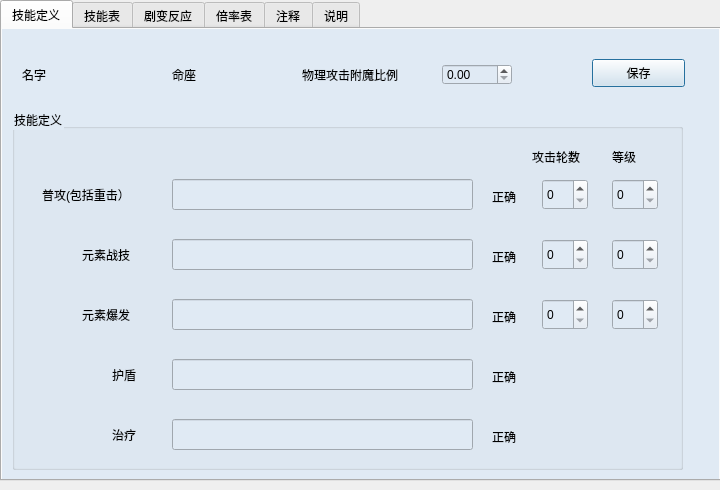
<?xml version="1.0" encoding="UTF-8"?>
<ui version="4.0">
 <class>Dialog</class>
 <widget class="QDialog" name="Dialog">
  <property name="geometry">
   <rect>
    <x>0</x>
    <y>0</y>
    <width>720</width>
    <height>490</height>
   </rect>
  </property>
  <property name="minimumSize">
   <size>
    <width>720</width>
    <height>490</height>
   </size>
  </property>
  <property name="maximumSize">
   <size>
    <width>720</width>
    <height>490</height>
   </size>
  </property>
  <property name="font">
   <font>
    <family>汉仪文黑-85W</family>
   </font>
  </property>
  <property name="windowTitle">
   <string>Dialog</string>
  </property>
  <widget class="QTabWidget" name="tabs">
   <property name="geometry">
    <rect>
     <x>0</x>
     <y>0</y>
     <width>721</width>
     <height>481</height>
    </rect>
   </property>
   <property name="styleSheet">
    <string notr="true">

font: 9pt ;
</string>
   </property>
   <property name="currentIndex">
    <number>0</number>
   </property>
   <widget class="QWidget" name="tab">
    <property name="styleSheet">
     <string notr="true">QWidget{
background-color: rgb(224, 234, 244);
}
QLabel{
background-color: transparent;
}
</string>
    </property>
    <attribute name="title">
     <string>技能定义</string>
    </attribute>
    <widget class="QLabel" name="lb_c">
     <property name="geometry">
      <rect>
       <x>170</x>
       <y>20</y>
       <width>131</width>
       <height>51</height>
      </rect>
     </property>
     <property name="text">
      <string>命座</string>
     </property>
    </widget>
    <widget class="QDoubleSpinBox" name="dsb_enchant">
     <property name="geometry">
      <rect>
       <x>440</x>
       <y>35</y>
       <width>70</width>
       <height>21</height>
      </rect>
     </property>
     <property name="maximum">
      <double>1.000000000000000</double>
     </property>
     <property name="singleStep">
      <double>0.100000000000000</double>
     </property>
    </widget>
    <widget class="QLabel" name="label_5">
     <property name="geometry">
      <rect>
       <x>300</x>
       <y>30</y>
       <width>131</width>
       <height>31</height>
      </rect>
     </property>
     <property name="text">
      <string>物理攻击附魔比例</string>
     </property>
    </widget>
    <widget class="QGroupBox" name="groupBox_2">
     <property name="geometry">
      <rect>
       <x>10</x>
       <y>80</y>
       <width>671</width>
       <height>361</height>
      </rect>
     </property>
     <property name="title">
      <string>技能定义</string>
     </property>
     <widget class="QLineEdit" name="le_a">
      <property name="geometry">
       <rect>
        <x>160</x>
        <y>70</y>
        <width>301</width>
        <height>31</height>
       </rect>
      </property>
     </widget>
     <widget class="QLabel" name="lb_status_q">
      <property name="geometry">
       <rect>
        <x>480</x>
        <y>200</y>
        <width>72</width>
        <height>15</height>
       </rect>
      </property>
      <property name="text">
       <string>正确</string>
      </property>
     </widget>
     <widget class="QLabel" name="lb_status_e">
      <property name="geometry">
       <rect>
        <x>480</x>
        <y>140</y>
        <width>72</width>
        <height>15</height>
       </rect>
      </property>
      <property name="text">
       <string>正确</string>
      </property>
     </widget>
     <widget class="QLineEdit" name="le_e">
      <property name="geometry">
       <rect>
        <x>160</x>
        <y>130</y>
        <width>301</width>
        <height>31</height>
       </rect>
      </property>
     </widget>
     <widget class="QLineEdit" name="le_q">
      <property name="geometry">
       <rect>
        <x>160</x>
        <y>190</y>
        <width>301</width>
        <height>31</height>
       </rect>
      </property>
     </widget>
     <widget class="QLabel" name="lb_status_a">
      <property name="geometry">
       <rect>
        <x>480</x>
        <y>80</y>
        <width>72</width>
        <height>15</height>
       </rect>
      </property>
      <property name="text">
       <string>正确</string>
      </property>
     </widget>
     <widget class="QSpinBox" name="sb_rnd_q">
      <property name="geometry">
       <rect>
        <x>530</x>
        <y>190</y>
        <width>46</width>
        <height>31</height>
       </rect>
      </property>
     </widget>
     <widget class="QSpinBox" name="sb_rnd_a">
      <property name="geometry">
       <rect>
        <x>530</x>
        <y>70</y>
        <width>46</width>
        <height>31</height>
       </rect>
      </property>
     </widget>
     <widget class="QSpinBox" name="sb_rnd_e">
      <property name="geometry">
       <rect>
        <x>530</x>
        <y>130</y>
        <width>46</width>
        <height>31</height>
       </rect>
      </property>
     </widget>
     <widget class="QLabel" name="label">
      <property name="geometry">
       <rect>
        <x>30</x>
        <y>70</y>
        <width>111</width>
        <height>31</height>
       </rect>
      </property>
      <property name="text">
       <string>普攻(包括重击）</string>
      </property>
     </widget>
     <widget class="QLabel" name="label_2">
      <property name="geometry">
       <rect>
        <x>70</x>
        <y>130</y>
        <width>111</width>
        <height>31</height>
       </rect>
      </property>
      <property name="text">
       <string>元素战技</string>
      </property>
     </widget>
     <widget class="QLabel" name="label_3">
      <property name="geometry">
       <rect>
        <x>70</x>
        <y>190</y>
        <width>111</width>
        <height>31</height>
       </rect>
      </property>
      <property name="text">
       <string>元素爆发</string>
      </property>
     </widget>
     <widget class="QLabel" name="label_4">
      <property name="geometry">
       <rect>
        <x>520</x>
        <y>40</y>
        <width>72</width>
        <height>15</height>
       </rect>
      </property>
      <property name="text">
       <string>攻击轮数</string>
      </property>
     </widget>
     <widget class="QLabel" name="label_6">
      <property name="geometry">
       <rect>
        <x>100</x>
        <y>250</y>
        <width>111</width>
        <height>31</height>
       </rect>
      </property>
      <property name="text">
       <string>护盾</string>
      </property>
     </widget>
     <widget class="QLineEdit" name="le_shld">
      <property name="geometry">
       <rect>
        <x>160</x>
        <y>250</y>
        <width>301</width>
        <height>31</height>
       </rect>
      </property>
     </widget>
     <widget class="QLabel" name="lb_status_shld">
      <property name="geometry">
       <rect>
        <x>480</x>
        <y>260</y>
        <width>72</width>
        <height>15</height>
       </rect>
      </property>
      <property name="text">
       <string>正确</string>
      </property>
     </widget>
     <widget class="QLineEdit" name="le_heal">
      <property name="geometry">
       <rect>
        <x>160</x>
        <y>310</y>
        <width>301</width>
        <height>31</height>
       </rect>
      </property>
     </widget>
     <widget class="QLabel" name="label_7">
      <property name="geometry">
       <rect>
        <x>100</x>
        <y>310</y>
        <width>111</width>
        <height>31</height>
       </rect>
      </property>
      <property name="text">
       <string>治疗</string>
      </property>
     </widget>
     <widget class="QLabel" name="lb_status_heal">
      <property name="geometry">
       <rect>
        <x>480</x>
        <y>320</y>
        <width>72</width>
        <height>15</height>
       </rect>
      </property>
      <property name="text">
       <string>正确</string>
      </property>
     </widget>
     <widget class="QSpinBox" name="sb_lvl_a">
      <property name="geometry">
       <rect>
        <x>600</x>
        <y>70</y>
        <width>46</width>
        <height>31</height>
       </rect>
      </property>
     </widget>
     <widget class="QSpinBox" name="sb_lvl_e">
      <property name="geometry">
       <rect>
        <x>600</x>
        <y>130</y>
        <width>46</width>
        <height>31</height>
       </rect>
      </property>
     </widget>
     <widget class="QSpinBox" name="sb_lvl_q">
      <property name="geometry">
       <rect>
        <x>600</x>
        <y>190</y>
        <width>46</width>
        <height>31</height>
       </rect>
      </property>
     </widget>
     <widget class="QLabel" name="label_8">
      <property name="geometry">
       <rect>
        <x>600</x>
        <y>40</y>
        <width>72</width>
        <height>15</height>
       </rect>
      </property>
      <property name="text">
       <string>等级</string>
      </property>
     </widget>
    </widget>
    <widget class="QLabel" name="lb_name">
     <property name="geometry">
      <rect>
       <x>20</x>
       <y>20</y>
       <width>131</width>
       <height>51</height>
      </rect>
     </property>
     <property name="text">
      <string>名字</string>
     </property>
    </widget>
    <widget class="QPushButton" name="pb_save">
     <property name="geometry">
      <rect>
       <x>590</x>
       <y>30</y>
       <width>93</width>
       <height>28</height>
      </rect>
     </property>
     <property name="text">
      <string>保存</string>
     </property>
    </widget>
   </widget>
   <widget class="QWidget" name="tab_4">
    <attribute name="title">
     <string>技能表</string>
    </attribute>
    <widget class="QTableWidget" name="tb_skill">
     <property name="geometry">
      <rect>
       <x>0</x>
       <y>0</y>
       <width>711</width>
       <height>441</height>
      </rect>
     </property>
     <property name="styleSheet">
      <string notr="true">background-color: rgb(224, 234, 244);</string>
     </property>
     <column>
      <property name="text">
       <string>名字</string>
      </property>
     </column>
     <column>
      <property name="text">
       <string>描述</string>
      </property>
     </column>
     <column>
      <property name="text">
       <string>类型</string>
      </property>
     </column>
     <column>
      <property name="text">
       <string>基础</string>
      </property>
     </column>
     <column>
      <property name="text">
       <string>段数</string>
      </property>
     </column>
     <column>
      <property name="text">
       <string>耗时(s)</string>
      </property>
     </column>
    </widget>
   </widget>
   <widget class="QWidget" name="tab_5">
    <attribute name="title">
     <string>剧变反应</string>
    </attribute>
    <widget class="QTableWidget" name="tb_jb">
     <property name="geometry">
      <rect>
       <x>0</x>
       <y>0</y>
       <width>711</width>
       <height>441</height>
      </rect>
     </property>
     <property name="styleSheet">
      <string notr="true">background-color: rgb(224, 234, 244);</string>
     </property>
     <column>
      <property name="text">
       <string>名字</string>
      </property>
     </column>
     <column>
      <property name="text">
       <string>描述</string>
      </property>
     </column>
     <column>
      <property name="text">
       <string>类型</string>
      </property>
     </column>
     <column>
      <property name="text">
       <string>基础</string>
      </property>
     </column>
    </widget>
   </widget>
   <widget class="QWidget" name="tab_6">
    <attribute name="title">
     <string>倍率表</string>
    </attribute>
    <widget class="QTableWidget" name="tb_ratio">
     <property name="geometry">
      <rect>
       <x>0</x>
       <y>0</y>
       <width>711</width>
       <height>441</height>
      </rect>
     </property>
     <property name="styleSheet">
      <string notr="true">background-color: rgb(224, 234, 244);</string>
     </property>
     <column>
      <property name="text">
       <string>名字</string>
      </property>
     </column>
     <column>
      <property name="text">
       <string>lvl 1</string>
      </property>
     </column>
     <column>
      <property name="text">
       <string>lvl 2</string>
      </property>
     </column>
     <column>
      <property name="text">
       <string>lvl 3</string>
      </property>
     </column>
     <column>
      <property name="text">
       <string>lvl 4</string>
      </property>
     </column>
     <column>
      <property name="text">
       <string>lvl 5</string>
      </property>
     </column>
     <column>
      <property name="text">
       <string>lvl 6</string>
      </property>
     </column>
     <column>
      <property name="text">
       <string>lvl 7</string>
      </property>
     </column>
     <column>
      <property name="text">
       <string>lvl 8</string>
      </property>
     </column>
     <column>
      <property name="text">
       <string>lvl 9</string>
      </property>
     </column>
     <column>
      <property name="text">
       <string>lvl 10</string>
      </property>
     </column>
     <column>
      <property name="text">
       <string>lvl 11</string>
      </property>
     </column>
     <column>
      <property name="text">
       <string>lvl 12</string>
      </property>
     </column>
     <column>
      <property name="text">
       <string>lvl 13</string>
      </property>
     </column>
     <column>
      <property name="text">
       <string>lvl 14</string>
      </property>
     </column>
     <column>
      <property name="text">
       <string>lvl 15</string>
      </property>
     </column>
    </widget>
   </widget>
   <widget class="QWidget" name="tab_3">
    <property name="styleSheet">
     <string notr="true">background-color: rgb(224, 234, 244);</string>
    </property>
    <attribute name="title">
     <string>注释</string>
    </attribute>
    <widget class="QPlainTextEdit" name="pte_cmts">
     <property name="geometry">
      <rect>
       <x>20</x>
       <y>30</y>
       <width>671</width>
       <height>400</height>
      </rect>
     </property>
     <property name="styleSheet">
      <string notr="true">background-color: rgb(224, 234, 244);</string>
     </property>
     <property name="plainText">
      <string>自定义注释，技能定义保存时同时保存</string>
     </property>
    </widget>
   </widget>
   <widget class="QWidget" name="tab_2">
    <attribute name="title">
     <string>说明</string>
    </attribute>
    <widget class="QPlainTextEdit" name="plainTextEdit">
     <property name="geometry">
      <rect>
       <x>0</x>
       <y>0</y>
       <width>711</width>
       <height>440</height>
      </rect>
     </property>
     <property name="styleSheet">
      <string notr="true">background-color: rgb(224, 234, 244);</string>
     </property>
     <property name="plainText">
      <string>说明
========

物理攻击附魔比例
---------------
物理攻击按比例转成元素攻击，享受本属性伤害加成
其余部分物理攻击，物理伤害加成

技能定义
-------------
定义对应项分技能，全部判定正确可以存储到人物数据文件

规则
-------
1. 可以为 空白 或者 合理的定义
2. 分技能由 + 号连接，如： e1+e2+e3
3. 分技能可带系数，系数可带小数点，系数必须在前, 如 e1+2*e2+3.5*e3
4.普攻/元素战技/爆发 对应分技能必须为 技能查询中类型为 物理伤害、属性元素、环境元素的技能
5.护盾及治疗   对应分技能必须为 技能查询中类型为 技能护盾、治疗、基数的技能
6. e,q,a技能可以出现在 普攻/战技/爆发的任何定义中。 区别是技能等级由首字母定义，伤害加成由位置决定。如公子普攻定义（e1+e2),技能等级随e走，加成享受普攻加成
7.查询表增益类技能不能用于定义
8. 可定义扩散反应，如温蒂大招吃20个属性伤害加7个扩散反应，定义为20*q1+7*ks

技能查询
-------
显示分技能名字，注释及类型，不支持修改

注释
-----
显示自定义注释，技能定义保存时同时保存</string>
     </property>
    </widget>
   </widget>
  </widget>
 </widget>
 <resources/>
 <connections/>
</ui>
